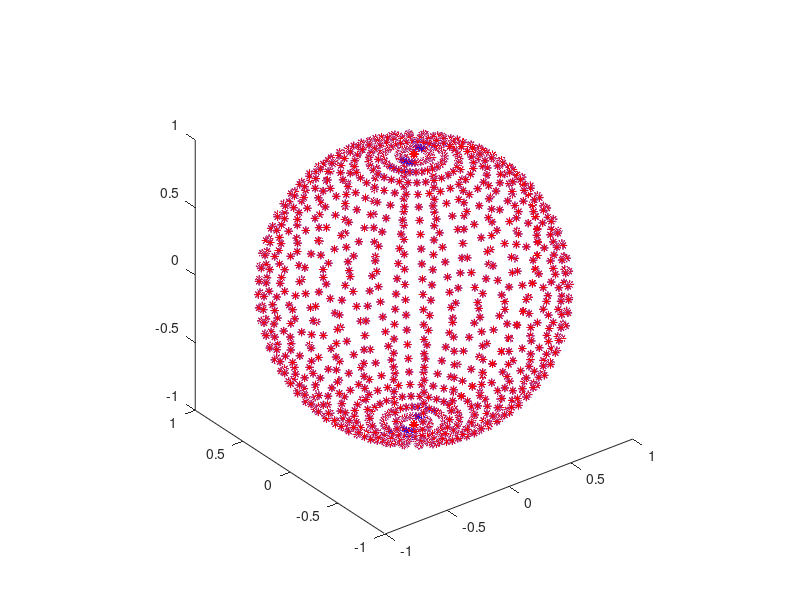

The MATLAB source for this figure: (Note: this script raises an error after producing the figure.)
%+========================================================================+
%|                                                                        |
%|            This script uses the GYPSILAB toolbox for Matlab            |
%|                                                                        |
%| COPYRIGHT : Matthieu Aussal (c) 2015-2017.                             |
%| PROPERTY  : Centre de Mathematiques Appliquees, Ecole polytechnique,   |
%| route de Saclay, 91128 Palaiseau, France. All rights reserved.         |
%| LICENCE   : This program is free software, distributed in the hope that|
%| it will be useful, but WITHOUT ANY WARRANTY. Natively, you can use,    |
%| redistribute and/or modify it under the terms of the GNU General Public|
%| License, as published by the Free Software Foundation (version 3 or    |
%| later,  http://www.gnu.org/licenses). For private use, dual licencing  |
%| is available, please contact us to activate a "pay for remove" option. |
%| CONTACT   : matthieu.aussal@polytechnique.edu                          |
%| WEBSITE   : www.cmap.polytechnique.fr/~aussal/gypsilab                 |
%|                                                                        |
%| Please acknowledge the gypsilab toolbox in programs or publications in |
%| which you use it.                                                      |
%|________________________________________________________________________|
%|   '&`   |                                                              |
%|    #    |   FILE       : nrtHmxAlgebra.m                               |
%|    #    |   VERSION    : 0.30                                          |
%|   _#_   |   AUTHOR(S)  : Matthieu Aussal                               |
%|  ( # )  |   CREATION   : 14.03.2017                                    |
%|  / 0 \  |   LAST MODIF : 31.09.2017                                    |
%| ( === ) |   SYNOPSIS   : Evaluate each hmx class function              |
%|  `---'  |                                                              |
%+========================================================================+

% Cleaning
clear all
close all
clc

% Library path
addpath('../../openHmx')

% Data type
type = 'double';

% Accuracy
tol = 1e-3

% Wave number or frequency (Hz)
k = 5
f = (k*340)/(2*pi);

% Particles receptors X (sphere)
Nx      = 1e3;
[x,y,z] = sphere(ceil(sqrt(Nx)));
X       = unique([x(:),y(:),z(:)],'rows');
Nx      = size(X,1)
if strcmp(type,'single')
    X = single(X);
end

% Particles transmitters Y (=X or not)
Ny = Nx;
Y  = X;
% Ny = 2e3
% Y  = -1+2*rand(Ny,3);
if strcmp(type,'single')
    X = single(X);
end

% Green kernel -> exp(1i*k*r)/r
rxy   = @(X,Y) sqrt( (X(:,1)-Y(:,1)).^2 + (X(:,2)-Y(:,2)).^2 + (X(:,3)-Y(:,3)).^2 );
green = @(X,Y) exp(1i*k*rxy(X,Y))./(rxy(X,Y) + 1/(1i*k));

% Particles charges (multiples)
V = (-1+2*rand(Ny,2,type)) + (-1+2i*rand(Ny,2,type));

% Spatial representation of particles
figure
plot3(X(:,1),X(:,2),X(:,3),'*b',Y(:,1),Y(:,2),Y(:,3),'*r')
axis equal 


%%% Full matrix computation
disp('~~~~~~~~~~~~~ EXACT MATRIX AS REFERENCE~~~~~~~~~~~~~')
tic
M = zeros(Nx,Ny,type);
for i = 1:Nx
    M(i,:) = green(X(i,:),Y).';
end
MV = M * V;
toc

tic
un = ones(Nx,1);
I  = spdiags([-un 2*un -un], [-Nx/2,0,Nx/2] , Nx, Ny);
IV = I*double(V);
toc
spy(I)
disp(' ')


%%% H-Matrix computation
disp('~~~~~~~~~~~~~ H-MATRIX ~~~~~~~~~~~~~')
tic
Mh = hmx(X,Y,green,tol);
toc

tic
Mh2 = hmx(X,Y,M,tol);
toc

tic
Ih = hmx(double(X),double(Y),I,tol);
toc

disp(' ')


%%% H-Matrix structure
disp('~~~~~~~~~~~~~ SPY STRUCTURE ~~~~~~~~~~~~~')
tic
figure
spy(Mh);
toc

tic
figure
spy(Mh2);
toc

tic
figure
spy(Ih);
toc

disp(' ')


%%% Matrix-Vector Product
disp('~~~~~~~~~~~~~ MATRIX-VECTOR PRODUCT ~~~~~~~~~~~~~')
tic
prod = mvfun(Mh);
sol  = prod(V);
toc
ref = M * V;
norm(ref-sol,'inf')/norm(ref,'inf')

tic
prod = mvfun(Mh2);
sol  = prod(V);
toc
ref = M * V;
norm(ref-sol,'inf')/norm(ref,'inf')

tic
prod = mvfun(Ih);
sol  = prod(V);
toc
ref = I * V;
norm(ref-sol,'inf')/norm(ref,'inf')

disp(' ')


%%% Full conversion
disp('~~~~~~~~~~~~~ FULL CONVERSION ~~~~~~~~~~~~~')
tic
sol = full(Mh);
toc
ref = M;
norm(ref-sol,'inf')/norm(ref,'inf')

tic
sol = full(Mh2);
toc
ref = M;
norm(ref-sol,'inf')/norm(ref,'inf')

tic
sol = full(Ih);
toc
ref = full(I);
norm(ref-sol,'inf')/norm(ref,'inf')

disp(' ')


%%% Recompression
disp('~~~~~~~~~~~~~ RECOMPRESSION ~~~~~~~~~~~~~')
tic
tmp = hmxRecompress(Mh,10*tol);
toc
sol = full(tmp);
ref = M;
norm(ref-sol,'inf')/norm(ref,'inf')

disp(' ')


%%% Sparse conversion
disp('~~~~~~~~~~~~~ SPARSE CONVERSION ~~~~~~~~~~~~~')
tic
sol = sparse(double(Mh));
toc
ref = double(M);
norm(ref-sol,'inf')/norm(ref,'inf')

tic
sol = sparse(Ih);
toc
ref = I;
norm(ref-sol,'inf')/norm(ref,'inf')

disp(' ')



%%% Low-rank conversion
disp('~~~~~~~~~~~~~ LOW-RANK CONVERSION ~~~~~~~~~~~~~')
tic
[A,B] = hmxLowrank(double(Mh));
sol   = A*B;
toc
ref = double(M);
norm(ref-sol,'inf')/norm(ref,'inf')

disp(' ')



%%% Transposition
disp('~~~~~~~~~~~~~ TRANSPOSITION ~~~~~~~~~~~~~')
tic
tmp = Mh.';
toc
sol = full(tmp);
ref = M.';
norm(ref-sol,'inf')/norm(ref,'inf')

tic
tmp = Ih.';
toc
sol = full(tmp);
ref = I.';
norm(ref-sol,'inf')/norm(ref,'inf')

disp(' ')


%%% Conjugate transposition
disp('~~~~~~~~~~~~~ CTRANSPOSITION ~~~~~~~~~~~~~')
tic
tmp = Mh';
toc
sol = full(tmp);
ref = M';
norm(ref-sol,'inf')/norm(ref,'inf')

tic
tmp = Ih';
toc
sol = full(tmp);
ref = I';
norm(ref-sol,'inf')/norm(ref,'inf')

disp(' ')


%%% H-Matrix right product
disp('~~~~~~~~~~~~~ H-MATRIX * MATRIX ~~~~~~~~~~~~~')
tic
sol = Mh * V;
toc
ref = MV;
norm(ref-sol,'inf')/norm(ref,'inf')

tic
sol = Ih * double(V);
toc
ref = IV;
norm(ref-sol,'inf')/norm(ref,'inf')

tic
sol = double(Mh) * I.';
toc
ref = double(M) * I.';
norm(ref-sol,'inf')/norm(ref,'inf')

tic
sol = Ih * I.';
toc
ref = I * I.';
norm(ref-sol,'inf')/norm(ref,'inf')

disp(' ')


%%% Left product H-Matrix
disp('~~~~~~~~~~~~~ FULL MATRIX * H-MATRIX ~~~~~~~~~~~~~')
tmp = Mh.';
tic
sol = V.' * tmp;
toc
ref = MV.';
norm(ref-sol,'inf')/norm(ref,'inf')

disp(' ')


%%% Scalar product
disp('~~~~~~~~~~~~~ SCALAR PRODUCT ~~~~~~~~~~~~~')
tic
tmp = (sqrt(2) .* Mh .* pi);
toc
sol = tmp * V;
ref = sqrt(2) * pi * MV;
norm(ref-sol,'inf')/norm(ref,'inf')

tic
tmp = (sqrt(2) .* Ih .* pi);
toc
sol = tmp * double(V);
ref = sqrt(2) * pi * IV;
norm(ref-sol,'inf')/norm(ref,'inf')

disp(' ')


%%% Uminus
disp('~~~~~~~~~~~~~ UMINUS ~~~~~~~~~~~~~')
tic
tmp = - Mh;
toc
sol = tmp * V;
ref = - MV;
norm(ref-sol,'inf')/norm(ref,'inf')

disp(' ')


%%% Full Addition
disp('~~~~~~~~~~~~~ FULL ADDITION/SUBSTRACTION ~~~~~~~~~~~~~')
tic
tmp = 2*M + Mh - M;
toc
sol = tmp * V;
ref = 2*MV;
norm(ref-sol,'inf')/norm(ref,'inf')

tic
tmp = 2*M + Ih - M;
toc
sol = tmp * V;
ref = MV + IV;
norm(ref-sol,'inf')/norm(ref,'inf')

disp(' ')


%%% Full Addition
disp('~~~~~~~~~~~~~ SPARSE ADDITION/SUBSTRACTION ~~~~~~~~~~~~~')
tic
tmp = 2*I + Mh - I;
toc
sol = tmp * V;
ref = MV+IV;
norm(ref-sol,'inf')/norm(ref,'inf')

tic
tmp = 2*I + Ih - I;
toc
sol = tmp * double(V);
ref = 2*IV;
norm(ref-sol,'inf')/norm(ref,'inf')

disp(' ')


%%% H-Matrix addition
disp('~~~~~~~~~~~~~ H-MATRIX ADDITION/SUBSTRACTION ~~~~~~~~~~~~~')
tic
tmp = 2.*Mh + Mh - Mh;
toc
sol = tmp * V;
ref = 2*MV;
norm(ref-sol,'inf')/norm(ref,'inf')
figure
spy(tmp)

tic
tmp = 2.*Ih + Mh - Ih;
toc
sol = tmp * V;
ref = MV + IV;
norm(ref-sol,'inf')/norm(ref,'inf')

tic
tmp = 2.*Mh + Ih - Mh;
toc
sol = tmp * V;
ref = MV + IV;
norm(ref-sol,'inf')/norm(ref,'inf')

tic
tmp = 2.*Ih + Ih - Ih;
toc
sol = tmp * double(V);
ref = 2*IV;
norm(ref-sol,'inf')/norm(ref,'inf')

disp(' ')


%%% H-Matrix product
disp('~~~~~~~~~~~~~ H-MATRIX PRODUCT ~~~~~~~~~~~~~')
tic
tmp = Mh * Mh.';
toc
sol = full(tmp);
ref = M * M.';
norm(ref-sol,'inf')/norm(ref,'inf')
figure
spy(tmp)

tic
tmp = Ih.' * double(Mh);
toc
sol = full(tmp);
ref = I.' * double(M);
norm(ref-sol,'inf')/norm(ref,'inf')

tic
tmp = double(Mh) * Ih.';
toc
sol = full(tmp);
ref = double(M) * I.';
norm(ref-sol,'inf')/norm(ref,'inf')

tic
tmp = Ih * Ih.';
toc
sol = sparse(tmp);
ref = I * I.';
norm(ref-sol,'inf')/norm(ref,'inf')
figure
spy(tmp)

disp(' ')


%%% H-Matrix inversion
disp('~~~~~~~~~~~~~ INVERSION ~~~~~~~~~~~~~')
Mh = Mh + sqrt(Nx).*speye(Nx);
M  = M  + sqrt(Nx).*eye(Nx,type); 

tic
tmp = inv(Mh);
toc
tic
ref = inv(M);
toc
sol = full(tmp);
norm(ref-sol,'inf')/norm(ref,'inf')
figure
spy(tmp)

tic
tmp = inv(Ih);
toc
tic
ref = inv(I);
toc
sol = full(tmp);
norm(ref-sol,'inf')/norm(ref,'inf')
figure
spy(tmp)

disp(' ')


%%% H-Matrix cholesky
disp('~~~~~~~~~~~~~ CHOLESKY FACTORISATION ~~~~~~~~~~~~~')
tic
Uh = chol(Ih);
toc
sol = sparse(Uh'*Uh);
tic
U = chol(I);
toc
sol2 = U'*U;
ref  = I;
norm(ref-sol,'inf')/norm(ref,'inf')
norm(ref-sol2,'inf')/norm(ref,'inf')
figure
spy(Uh)

disp(' ')


%%% H-Matrix LDLt
disp('~~~~~~~~~~~~~ LDLt FACTORISATION ~~~~~~~~~~~~~')
tic
[Lh,Dh] = ldl(Ih);
toc
sol = sparse(Lh*Dh*Lh');
tic
[L,D,P] = ldl(I);
L       = P*L;
toc
sol2 = L*D*L';
ref  = I;
norm(ref-sol,'inf')/norm(ref,'inf')
norm(ref-sol2,'inf')/norm(ref,'inf')
figure
spy(Lh)

disp(' ')


%%% H-Matrix LU
disp('~~~~~~~~~~~~~ LU FACTORISATION ~~~~~~~~~~~~~')
tic
[Lh,Uh] = lu(Mh);
toc
tmp = full(Mh);
tic
[L,U] = lu(tmp);
toc
sol  = full(Lh*Uh);
sol2 = L*U;
ref  = M;
norm(ref-sol,'inf')/norm(ref,'inf')
norm(ref-sol2,'inf')/norm(ref,'inf')
figure
spy(Lh)
figure
spy(Uh)

tic
[Lh,Uh] = lu(Ih);
toc
sol = full(Lh*Uh);
tic
[L,U] = lu(I);
toc
sol2 = L*U;
ref  = I;
norm(ref-sol,'inf')/norm(ref,'inf')
norm(ref-sol2,'inf')/norm(ref,'inf')
figure
spy(Lh)
figure
spy(Uh)

disp(' ')


%%% Shermann-morrisonn conversion
disp('~~~~~~~~~~~~~ SHERMANN MORRISON CONVERSION ~~~~~~~~~~~~~')
tic
[Sh,A,B] = hmxSherMorr(Mh);
toc
sol = full(Sh) + A*B;
ref = M;
norm(ref-sol,'inf')/norm(ref,'inf')

disp(' ')


%%% H-Matrix \
disp('~~~~~~~~~~~~~ LU SOLVER ~~~~~~~~~~~~~')
tic
sol =  Mh \ V;
toc
tic
ref = M \ V;
toc
norm(ref-sol,'inf')/norm(ref,'inf')

tic
sol =  Ih \ double(V);
toc
tic
ref = I \ double(V);
toc
norm(ref-sol,'inf')/norm(ref,'inf')

disp(' ')


%%% Shermann-morrisonn solver
disp('~~~~~~~~~~~~~ SHERMANN MORRISON SOLVER ~~~~~~~~~~~~~')

tic
[Lh,Uh] = lu(Sh);
toc

tic
rk   = size(A,2);
Sm1  = Uh \ (Lh \ [A,V]);
Sm1A = Sm1(:,1:rk);
Sm1V = Sm1(:,rk+1:end);
toc

tic
Mk    = eye(rk) + B*(Sm1A);
Mkm1V = Mk \ (B * Sm1V);
toc

tic
sol = Sm1V - Uh \ (Lh \ ( A * Mkm1V));
toc
ref = M \ V;

norm(ref-sol,'inf')/norm(ref,'inf')

disp(' ')


%%% ITERATIVE SOLVER
disp('~~~~~~~~~~~~~ ITERATIVE SOLVER ~~~~~~~~~~~~~')
tic
sol = zeros(Nx,size(V,2),type);
MV  = mvfun(Mh);
for i = 1:size(V,2)
    sol(:,i) = gmres(MV,V(:,i),[],tol,100);
end
toc
ref = zeros(Nx,size(V,2),type);
for i = 1:size(V,2)
    ref(:,i) = gmres(M,V(:,i),[],tol,100);
end
toc
norm(ref-sol,'inf')/norm(ref,'inf')

disp(' ')


%%% ITERATIVE SOLVER WITH PRECONDITIONNER
disp('~~~~~~~~~~~~~ ITERATIVE SOLVER WITH PRECONDITIONNER ~~~~~~~~~~~~~')
tic
[Lh,Uh] = lu(hmxRecompress(Mh,0.1));
Mhm1V   = @(V) Uh\(Lh\V);
toc
tic
sol = zeros(Nx,size(V,2),type);
MV  = mvfun(Mh);
for i = 1:size(V,2)
    sol(:,i) = gmres(MV,V(:,i),[],tol,100,Mhm1V);
end
toc
norm(ref-sol,'inf')/norm(ref,'inf')

disp(' ')




disp('~~> Michto gypsilab !')







% % Preconditionner
% S  = sparse(Sh);
% Ap = A(:,1:1);
% Bp = B(1:1,:);
% D  = eye(1) + Bp*(S\Ap);
% 
% P = @(X) S\X - S\(Ap*(D\(Bp*(S\X))));
% 
% norm(S*V + Ap*(Bp*V) - MV,'inf')/norm(MV,'inf')
% norm(P(V) - ref,'inf')/norm(ref,'inf')
% 
% tic
% sol = zeros(Nx,size(V,2),type);
% for i = 1:size(V,2)
%     sol(:,i) = gmres(@(V) Mh*V,V(:,i),[],1e-3,100,@(X));
% end
% toc
% ref = zeros(Nx,size(V,2),type);
% for i = 1:size(V,2)
%     ref(:,i) = gmres(M,V(:,i),[],tol,100);
% end
% toc
% norm(ref-sol,'inf')/norm(ref,'inf')

